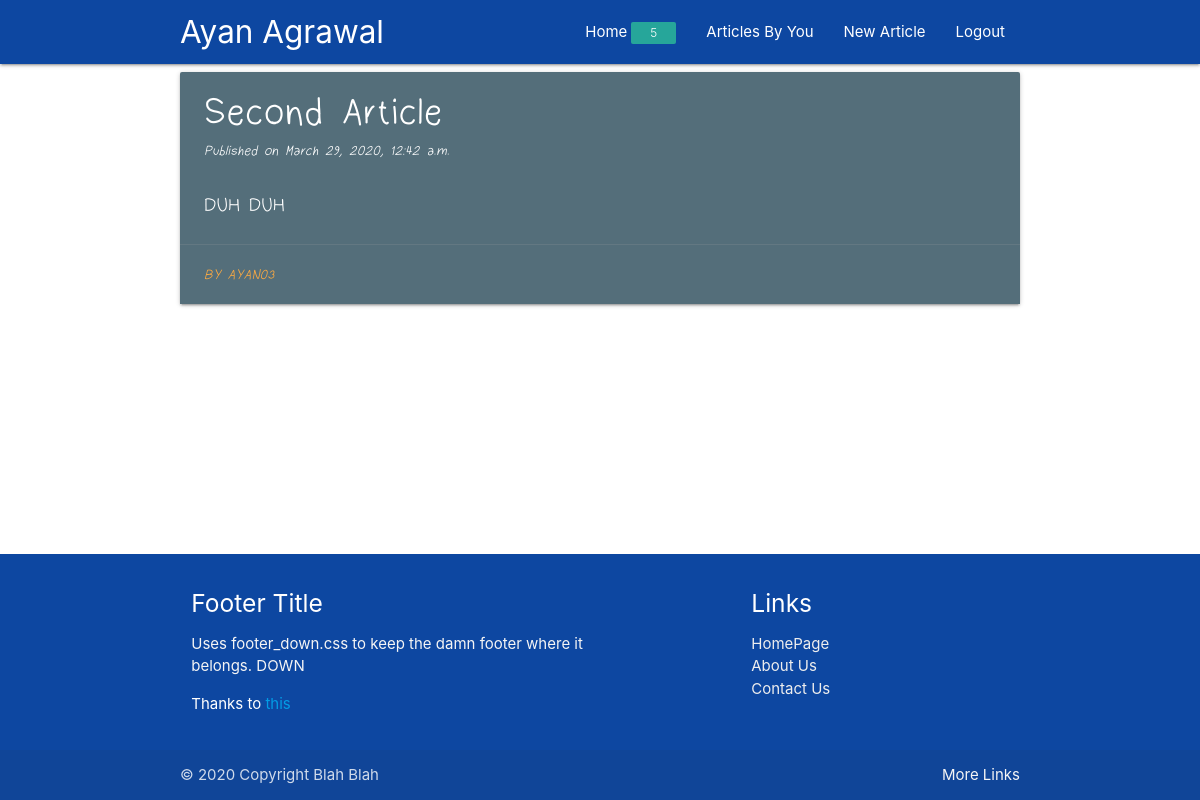
Screenshot of /2 (signed in) with the database file from the repository.
### blog/models.py (models this page shows, shortened)
class Article(models.Model):
    article_title = models.CharField(max_length=200)
    article_content = models.TextField()
    pub_date = models.DateTimeField('date published', default=datetime.now)
    article_author = models.ForeignKey(User, default=None, on_delete=models.CASCADE)

### blog/views.py (the view)
# urls.py: path('<int:article_id>', views.article_page, name="article"),
def article_page(request, article_id):
    if not request.user.is_authenticated:
        messages.error(request, 'You need to be Logged in!')
        return redirect("blog:home")
    return render(request, 'blog/article.html',
                  context={"article": Article.objects.get(pk=article_id)})

### blog/templates/blog/article.html (shortened to what this page needs)
{% extends "blog/base.html" %}
{% load static %}
{% block content %}
<div class="FontMarket">
    <div class="col m6">
            <div class="card blue-grey darken-1 hoverable">
                <div class="card-content white-text">
                    <span class="card-title " style="font-size: 200%"><strong style="font-size: 110%">{{ article.article_title }}</strong></span>
                    <i style="font-size:80%">Published on {{ article.pub_date }}</i>
                    <br>
                    <br>
                    <p style="font-size: 110%">{{ article.article_content|safe}}</p>
                </div>
                <div class="card-action">
                    <i style="font-size:80%"><a href="">By {{ article.article_author }}</a></i>
                </div>
            </div>
    </div>
</div>
{% endblock content %}

### blog/templates/blog/base.html (shortened to what this page needs)
<!DOCTYPE html>
<html>
<head>
    {% load static %}
    <link rel="stylesheet" href="{% static "css/materialize.css" %}" media="screen,projection"/>
    <link rel="stylesheet" href="{% static "css/footer_down.css" %}">
</head>
<nav>
    <div class="nav-wrapper blue darken-4">
        <div class = "nav-wrapper container">
            <a href="#" class="brand-logo">
                {% if user.is_authenticated %}
                    {{ user.get_full_name }}
                {% else %}
                Blogs
                {% endif %}
            </a>
            <ul id="nav-mobile" class="right hide-on-med-and-down">
                {% if user.is_authenticated %}
                    <li><a href="">Home<span class="new badge " data-badge-caption="">5</span></a></li>
                    <li><a href="{% url 'blog:user' user.pk %}">Articles By You</a></li>
                    <li><a href="new">New Article</a></li>
                    <li><a href="/logout">Logout</a></li>
                {% else %}
                    <li><a href="/register">Register</a></li>
                    <li><a href="/login">Login</a></li>
                {% endif %}
            </ul>
        </div>
    </div>
</nav>
<body>
<div class="content" >
<main>
    <div class="container" >
        {% block content %}
        {% endblock %}
    </div>
</main>
</div>
<br>
<footer class="page-footer blue darken-4" >
    <div class="container">
        <div class="row">
            <div class="col l6 s12">
                <h5 class="white-text">Footer Title</h5>
                <p class="grey-text text-lighten-4">Uses footer_down.css to keep the damn footer where it belongs.
                DOWN</p>
                <p>Thanks to
                <a href="https://css-tricks.com/couple-takes-sticky-footer/">this</a>
                </p>
            </div>
            <div class="col l4 offset-l2 s12">
                <h5 class="white-text">Links</h5>
                <ul>
                    <li><a class="grey-text text-lighten-3" href="#!">HomePage</a></li>
                    <li><a class="grey-text text-lighten-3" href="#!">About Us</a></li>
                    <li><a class="grey-text text-lighten-3" href="#!">Contact Us</a></li>
                </ul>
            </div>
        </div>
    </div>
    <div class="footer-copyright">
        <div class="container">
            © 2020 Copyright Blah Blah
            <a class="grey-text text-lighten-4 right" href="#!">More Links</a>
        </div>
    </div>
</footer>
</body>
</html>

### blog/static/css/footer_down.css (style rules this page uses)
html, body { height: 100%; }
body { display: flex; flex-direction: column; }
.content { flex: 1 0 auto; }
div.FontMarket { font-family: 'CustomFont', Arial, sans-serif; font-weight:normal; font-style:normal; font-size: 120%; }

### rows the page displays
Article: article_title "Second Article", pub_date "March 29, 2020, 12:42 a.m.", article_content "DUH DUH", article_author "AYAN03"

### other values shown
{{ user.get_full_name }} "Ayan Agrawal"
